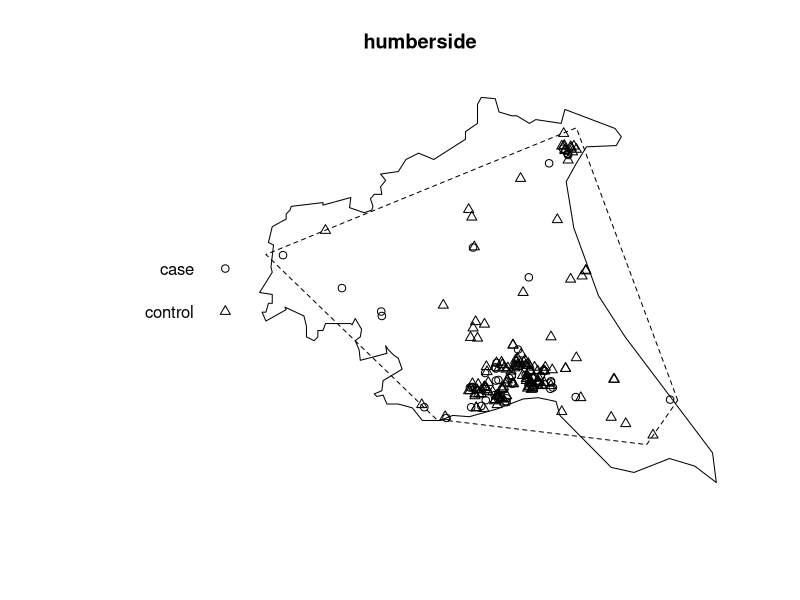

R code for this plot:
library(spatstat.data)


### Name: humberside
### Title: Humberside Data on Childhood Leukaemia and Lymphoma
### Aliases: humberside humberside.convex
### Keywords: datasets spatial

### ** Examples

  if(require(spatstat)) {
   humberside
   summary(humberside)
   plot(humberside)
   plot(Window(humberside.convex), add=TRUE, lty=2)
  }
